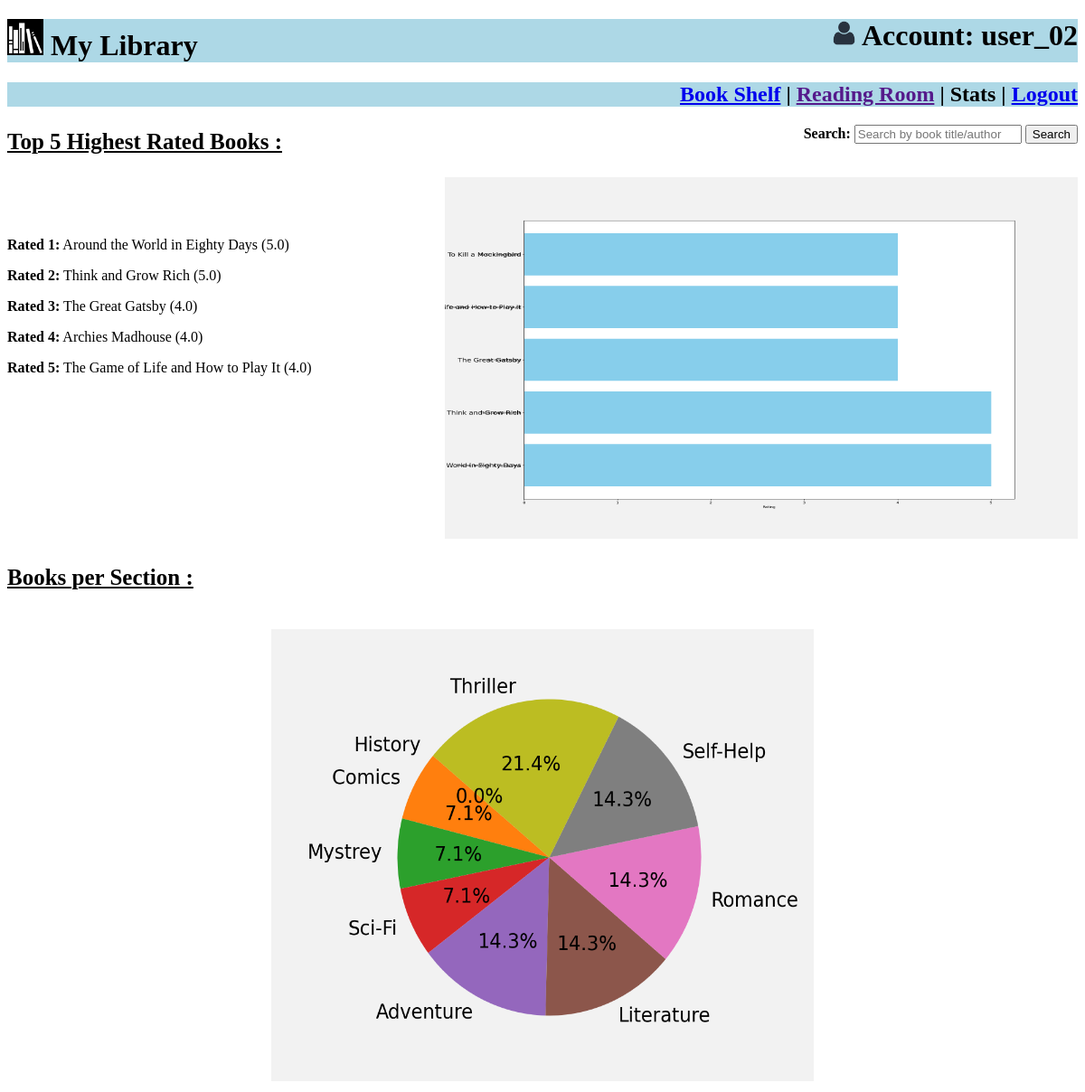
The app's page /user_stats/user_02 with its own data.
### app.py (models this page shows)
class Books(db.Model):
    Book_id=db.Column(db.Integer,primary_key=True,autoincrement=True)
    Title=db.Column(db.String,nullable=False,unique=True)
    Content=db.Column(db.LargeBinary,nullable=False)
    Authors=db.Column(db.String,nullable=False)
    Section=db.Column(db.String,db.ForeignKey(Section.Name),nullable=False)
    Cover=db.Column(db.String,unique=True)
    Pages=db.Column(db.Integer,nullable=False)
    children1 = db.relationship("Requests", back_populates="parent1", cascade="all, delete-orphan")
    children2 = db.relationship("Issued", back_populates="parent1", cascade="all, delete-orphan")
    children3 = db.relationship("Payments", back_populates="parent1", cascade="all, delete-orphan")
    children4 = db.relationship("Returned", back_populates="parent1", cascade="all, delete-orphan")
    children5 = db.relationship("Ratings", back_populates="parent1", cascade="all, delete-orphan")
    children6 = db.relationship("Reject", back_populates="parent1", cascade="all, delete-orphan")
    parent = db.relationship("Section", back_populates="children1")

### app.py (the view)
@app.route("/user_stats/<username>")
def user_stats(username):
    thread = Thread(target=generate_plots)
    thread.start()
    highest_rated_books = generate_plots()
    return render_template("user_stats.html", username=username, books=highest_rated_books)

### app.py (called while the page is built)
def generate_bar(highest_rated_books):
    with app.app_context():
        plt.subplots(figsize=(22, 16), facecolor='#f2f2f2')
        plt.barh([book["Book Title"] for book in highest_rated_books],[book["Avg Rating"] for book in highest_rated_books], color='skyblue')
        plt.tick_params(axis='y', labelsize=18)
        plt.xlabel('Rating')
        plt.ylabel('Book Title')
        plt.gca().invert_yaxis()
        plt.savefig("./static/stats_barchart.png")
        plt.close()

def generate_pie(books_per_section):
    with app.app_context():
        b_by_s=sorted(books_per_section, key=lambda x: x["Books"])
        book_counts=[book["Books"] for book in b_by_s]
        sections=[book["Sec_Name"] for book in b_by_s]
        plt.subplots(figsize=(10, 8), facecolor='#f2f2f2')
        plt.pie(book_counts, labels=sections, autopct='%1.1f%%', startangle=140, textprops={'fontsize': 25})
        plt.axis('equal')
        plt.savefig("./static/stats_piechart.png")
        plt.close()

### templates/user_stats.html (shortened to what this page needs)
<!DOCTYPE html>
<html lang="en">
<head>
    <link rel="stylesheet" href="/static/user_style.css" >
</head>
<body>
    <h1 style="text-align: left;">
        <img src="/static/app-logo.png" height="40px" width="40px">  My Library
        <span style="float: right;"><img src="/static/account-icon.png" height="27px" width="27px"> Account: {{username}}</span>
    </h1>
    <h2> <a href="/user_dashboard/{{username}}"><span title="Find all books here."> Book Shelf</span></a> | <a href=""><span title="Read here.">Reading Room</span></a> | <span title="See the overall performance of the app." >Stats</span> | <a href="/"> <span title="Logout"> Logout</span></a></h2>
    <div style="float: right;">
        <form action="/search/{{username}}" method="POST">
            <label for="search"><b>Search:</b></label>
            <input type="text" id="search" name="search" placeholder="Search by book title/author" required>
            <button type="submit">Search</button>
        </form>
    </div>
    <h3 style="font-size: 25px;"><u>Top 5 Highest Rated Books :</u></h3>
        <div class="rating">
            <div class="books" style="overflow: hidden;">
                <div style="float: left; margin-top: 50px;">
                    {% for i in books %}
                    <p><b>Rated {{loop.index}}:</b> {{i["Book Title"]}} ({{i["Avg Rating"]}})</p>
                    {% endfor %}
                </div>
                <div style="float: right;">
                    <img class="image" src="/static/stats_barchart.png" height="400px" width="700px">
                </div>
            </div>
        </div>
        <div>
            <h3 style="font-size: 25px;"><u>Books per Section : </u></h3>
            <br>
            <div style="text-align: center;">
            <img class="image" src="/static/stats_piechart.png" height="500px" width="600px" >
            </div>
        </div>
    </body>
</html>

### static/user_style.css (style rules this page uses)
h1 { text-align: right; background-color:#add8e6; }
h2 { text-align: right; background-color:#add8e6; }
body { background-color: #ffffff; }

### records on screen
Books: Title "Around the World in Eighty Days", i "5.0"
Books: Title "Think and Grow Rich", i "5.0"
Books: Title "The Great Gatsby", i "4.0"
Books: Title "Archies Madhouse", i "4.0"
Books: Title "The Game of Life and How to Play It", i "4.0"

### other values on screen
{{ username }} "user_02"
